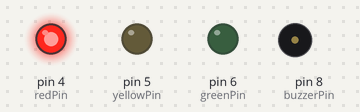
Recording of a sketch running on a simulated Arduino Uno, built with avr-gcc and run on an emulated ATmega328P. Shown: output pins drawn as LEDs (lit = HIGH), buzzer (waves = sounding, pin HIGH). Random numbers use the default seed unless the sketch sets one.

Above: at 0.1 s.
At 2.1 s:
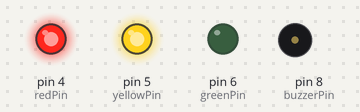
At 4.2 s:
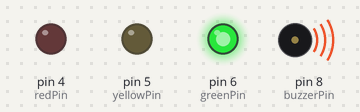
At 4.7 s:
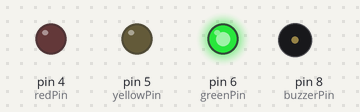
Timing chart, 0 to 6.2 s (numbered marks = the images above):
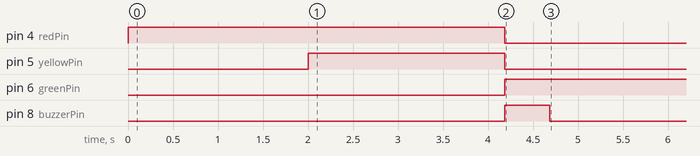

The sketch:

F1_Starting_Lights.ino
```cpp
int redPin = 4;
int yellowPin = 5;
int greenPin = 6;
int buzzerPin = 8;

int state = 0;
unsigned long prevMillis = 0;
unsigned long randomTime;

void setup()
{
  pinMode(redPin, OUTPUT);
  pinMode(yellowPin, OUTPUT);
  pinMode(greenPin, OUTPUT);
  pinMode(buzzerPin, OUTPUT);

  randomSeed(analogRead(A0));
}

void loop()
{
  unsigned long currMillis = millis();

  switch (state)
  {
    case 0: // Red LED turns ON, start 2s timer
      digitalWrite(redPin, HIGH);
      prevMillis = currMillis;
      state = 1;          // ← advance state
      break;              // ← stop fall-through into case 1

    case 1: // Wait 2s, then turn Yellow ON
      if (currMillis - prevMillis >= 2000)
      {
        digitalWrite(yellowPin, HIGH);
        randomTime = random(1000, 3000);
        prevMillis = currMillis;
        state = 2;
      }
      break;

    case 2: // Wait random interval, then GO
      if (currMillis - prevMillis >= randomTime)
      {
        digitalWrite(redPin, LOW);
        digitalWrite(yellowPin, LOW);
        digitalWrite(greenPin, HIGH);
        digitalWrite(buzzerPin, HIGH);
        prevMillis = currMillis;
        state = 3;
      }
      break;

    case 3:
      if (currMillis - prevMillis >= 500)   // beep duration in ms
      {
        digitalWrite(buzzerPin, LOW);
        state = 4;
      }
      break;

    case 4:
      break;   // final idle state
  }
}
```

Measured:
- by itself, pin 4 (redPin): LOW → HIGH at 0.00 s, → LOW 4.2 s later
- by itself, pin 5 (yellowPin): LOW → HIGH at 2.0 s, → LOW 2.2 s later
- by itself, pin 6 (greenPin): LOW → HIGH at 4.2 s
- by itself, pin 8 (buzzerPin): LOW → HIGH at 4.2 s, → LOW 0.50 s later
